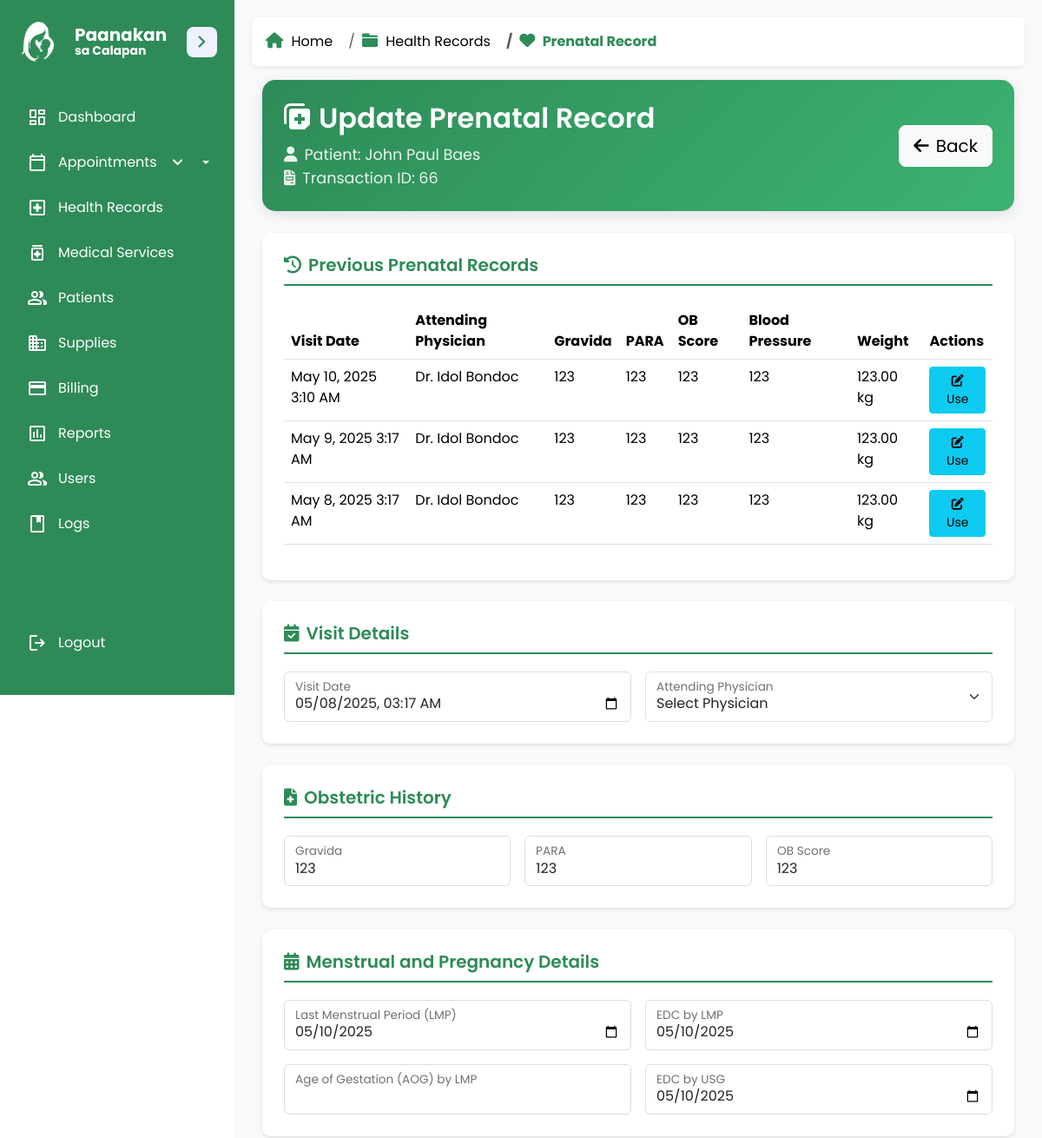
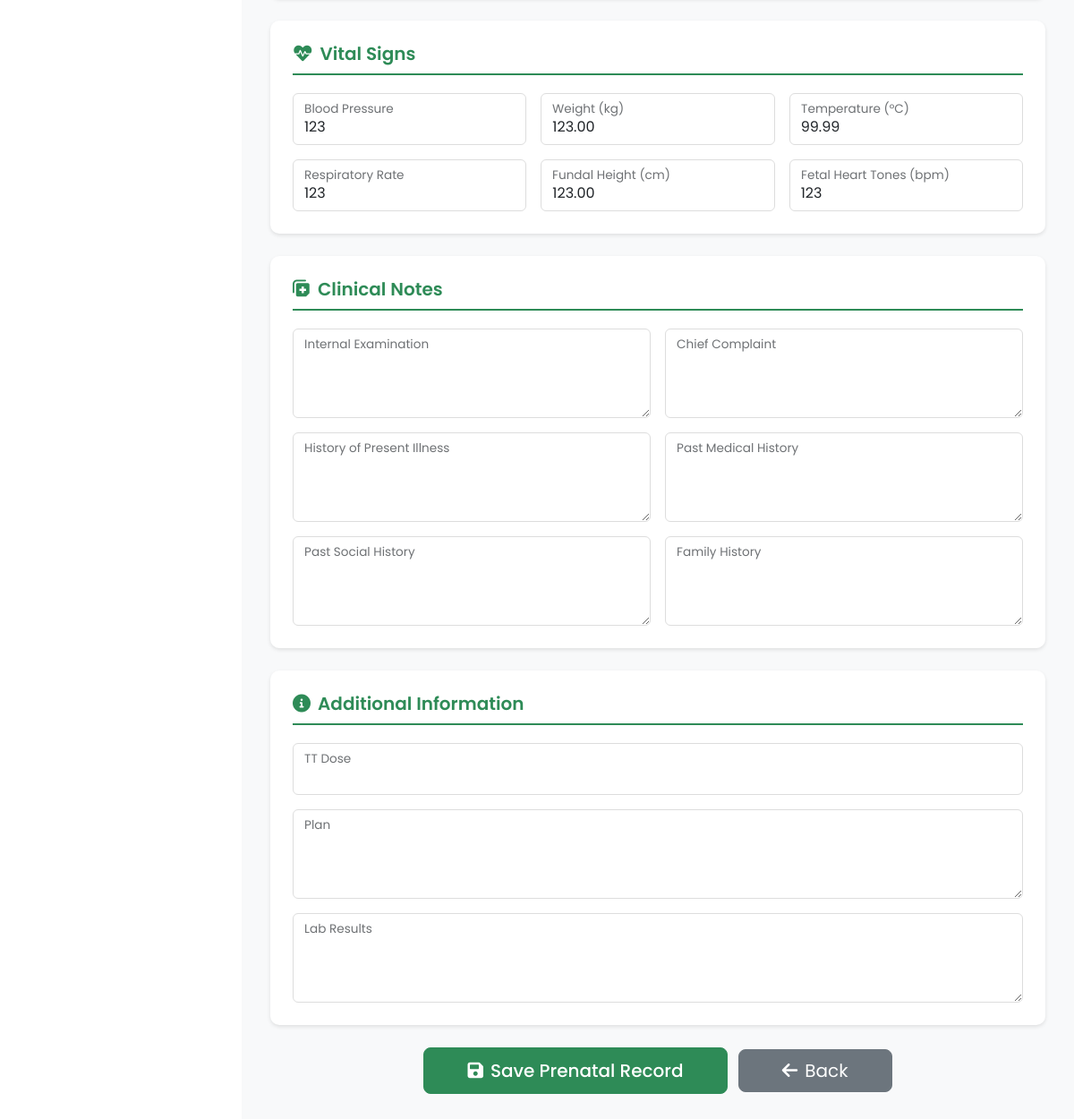
/healthrecords/prenatal_records.php?case_id=C006&transaction_id=66 (signed in), run on the app's committed database (2 pictures, top to bottom).
### tables this page shows
CREATE TABLE `medical_transactions` (
  `transaction_id` int(11) NOT NULL,
  `case_id` varchar(20) NOT NULL,
  `service_id` int(11) NOT NULL,
  `transaction_date` datetime NOT NULL,
  `amount` decimal(10,2) NOT NULL,
  `payment_status` text NOT NULL DEFAULT 'Pending',
  `diagnosis` text DEFAULT NULL,
  `results` text DEFAULT NULL
);

CREATE TABLE `prenatal_records` (
  `record_id` int(11) NOT NULL,
  `patient_id` int(11) NOT NULL,
  `appointment_id` int(11) DEFAULT NULL,
  `transaction_id` int(11) DEFAULT NULL,
  `visit_date` datetime NOT NULL,
  `attending_physician` varchar(100) DEFAULT NULL,
  `gravida` int(11) DEFAULT NULL,
  `para` int(11) DEFAULT NULL,
  `ob_score` varchar(20) DEFAULT NULL,
  `lmp` date DEFAULT NULL,
  `aog_by_lmp` decimal(5,2) DEFAULT NULL,
  `edc_by_lmp` date DEFAULT NULL,
  `aog_by_usg` decimal(5,2) DEFAULT NULL,
  `edc_by_usg` date DEFAULT NULL,
  `blood_pressure` varchar(10) DEFAULT NULL,
  `weight` decimal(5,2) DEFAULT NULL,
  `temperature` decimal(4,2) DEFAULT NULL,
  `respiratory_rate` int(11) DEFAULT NULL,
  `fundal_height` decimal(5,2) DEFAULT NULL,
  `fetal_heart_tones` int(11) DEFAULT NULL,
  `internal_examination` text DEFAULT NULL,
  `chief_complaint` text DEFAULT NULL,
  `history_of_present_illness` text DEFAULT NULL,
  `past_medical_history` text DEFAULT NULL,
  `past_social_history` text DEFAULT NULL,
  `family_history` text DEFAULT NULL,
  `tt_dose` varchar(100) DEFAULT NULL,
  `plan` text DEFAULT NULL,
  `lab_results` text DEFAULT NULL
);

### templates/prenatal_form.php (the view, shortened to what the rows shown need)
<!DOCTYPE html>
<html lang="en">
<head>
    <link href="https://cdn.jsdelivr.net/npm/bootstrap@5.3.3/dist/css/bootstrap.min.css" rel="stylesheet">
    <link rel="stylesheet" href="../css/sidebar.css">
    <link rel="stylesheet" href="../css/components.css">
    <link rel="stylesheet" href="../css/toast-alert.css">
    <link rel="stylesheet" href="https://cdnjs.cloudflare.com/ajax/libs/font-awesome/6.4.0/css/all.min.css">
</head>
<body>
    <div class="dashboard-container">
    <?php include('../healthrecords/sidebar.php'); ?>
        <main class="dashboard-main-content">
            <?php include '../admin/breadcrumb.php'; ?>
            <div class="container">
                <div class="patient-header">
                    <div class="row align-items-center">
                        <div class="col-md-8">
                            <h2><i class="fas fa-notes-medical me-2"></i><?= $existingRecord ? 'Update' : 'Add' ?> Prenatal Record</h2>
                            <?php if (isset($patient) || isset($appointment) || isset($transaction)): ?>
                            <p class="mb-0">
                                <i class="fas fa-user me-2"></i>Patient: <?= htmlspecialchars($patient['fullname'] ?? $appointment['fullname'] ?? $transaction['fullname']) ?>
                                <?php if (isset($transaction)): ?>
                                    <br>
                                    <i class="fas fa-file-invoice me-2"></i>Transaction ID: <?= htmlspecialchars($transaction['transaction_id']) ?>
                                <?php endif; ?>
                            </p>
                            <?php endif; ?>
                        </div>
                    </div>
                </div>
                <?php if (!empty($existingRecords)): ?>
                <div class="section-container mb-4">
                    <div class="table-responsive">
                        <table class="table table-hover">
                            <thead>
                                <tr>
                                    <th>Visit Date</th>
                                    <th>Attending Physician</th>
                                    <th>Gravida</th>
                                    <th>PARA</th>
                                    <th>OB Score</th>
                                    <th>Blood Pressure</th>
                                    <th>Weight</th>
                                    <th>Actions</th>
                                </tr>
                            </thead>
                            <tbody>
                                <?php foreach ($existingRecords as $record): ?>
                                <tr>
                                    <td><?= date('F j, Y g:i A', strtotime($record['visit_date'])) ?></td>
                                    <td><?= htmlspecialchars($record['attending_physician']) ?></td>
                                    <td><?= htmlspecialchars($record['gravida']) ?></td>
                                    <td><?= htmlspecialchars($record['para']) ?></td>
                                    <td><?= htmlspecialchars($record['ob_score']) ?></td>
                                    <td><?= htmlspecialchars($record['blood_pressure']) ?></td>
                                    <td><?= htmlspecialchars($record['weight']) ?> kg</td>
                                    <td>
                                        <button type="button" class="btn btn-sm btn-info"
                                            onclick="populateForm(<?= htmlspecialchars(json_encode($record)) ?>)">
                                            <i class="fas fa-edit"></i> Use
                                        </button>
                                    </td>
                                </tr>
                                <?php endforeach; ?>
                            </tbody>
                        </table>
                    </div>
                </div>
                <?php endif; ?>
                <form action="" method="POST" class="needs-validation" novalidate>
                    <div class="section-container">
                        <div class="row g-3">
                            <div class="col-md-6">
                                <div class="form-floating">
                                    <input type="datetime-local" class="form-control" id="visit_date" name="visit_date"
                                        value="<?= $existingRecord ? date('Y-m-d\TH:i', strtotime($existingRecord['visit_date'])) : '' ?>" required>
                                    <label for="visit_date">Visit Date</label>
                                </div>
                            </div>
                        </div>
                    </div>
                    <div class="section-container">
                        <div class="row g-3">
                            <div class="col-md-4">
                                <div class="form-floating">
                                    <input type="number" class="form-control" id="gravida" name="gravida"
                                        value="<?= $existingRecord ? htmlspecialchars($existingRecord['gravida']) : '' ?>" required>
                                    <label for="gravida">Gravida</label>
                                </div>
                            </div>
                            <div class="col-md-4">
                                <div class="form-floating">
                                    <input type="number" class="form-control" id="para" name="para"
                                        value="<?= $existingRecord ? htmlspecialchars($existingRecord['para']) : '' ?>" required>
                                    <label for="para">PARA</label>
                                </div>
                            </div>
                            <div class="col-md-4">
                                <div class="form-floating">
                                    <input type="text" class="form-control" id="ob_score" name="ob_score"
                                        value="<?= $existingRecord ? htmlspecialchars($existingRecord['ob_score']) : '' ?>" required>
                                    <label for="ob_score">OB Score</label>
                                </div>
                            </div>
                        </div>
                    </div>
                    <div class="section-container">
                        <div class="row g-3">
                            <div class="col-md-6">
                                <?php
                                $lmp_value = $existingRecord['lmp'] ?? ($latestStatic['lmp'] ?? '');
                                ?>
                                <div class="form-floating">
                                    <input type="date" class="form-control" id="lmp" name="lmp"
                                        value="<?= htmlspecialchars($lmp_value) ?>" required>
                                    <label for="lmp">Last Menstrual Period (LMP)</label>
                                </div>
                            </div>
                            <div class="col-md-6">
                                <?php
                                $edc_by_lmp_value = $existingRecord['edc_by_lmp'] ?? ($latestStatic['edc_by_lmp'] ?? '');
                                ?>
                                <div class="form-floating">
                                    <input type="date" class="form-control" id="edc_by_lmp" name="edc_by_lmp"
                                        value="<?= htmlspecialchars($edc_by_lmp_value) ?>" required>
                                    <label for="edc_by_lmp">EDC by LMP</label>
                                </div>
                            </div>
                            <div class="col-md-6">
                                <div class="form-floating">
                                    <input type="text" class="form-control" id="aog_by_lmp" name="aog_by_lmp"
                                        value="<?= $existingRecord ? htmlspecialchars($existingRecord['aog_by_lmp']) : '' ?>" required>
                                    <label for="aog_by_lmp">Age of Gestation (AOG) by LMP</label>
                                </div>
                            </div>
                            <div class="col-md-6">
                                <?php
                                $edc_by_usg_value = $existingRecord['edc_by_usg'] ?? ($latestStatic['edc_by_usg'] ?? '');
                                ?>
                                <div class="form-floating">
                                    <input type="date" class="form-control" id="edc_by_usg" name="edc_by_usg"
                                        value="<?= htmlspecialchars($edc_by_usg_value) ?>">
                                    <label for="edc_by_usg">EDC by USG</label>
                                </div>
                            </div>
                        </div>
                    </div>
                    <div class="section-container">
                        <div class="row g-3">
                            <div class="col-md-4">
                                <div class="form-floating">
                                    <input type="text" class="form-control" id="blood_pressure" name="blood_pressure"
                                        value="<?= $existingRecord ? htmlspecialchars($existingRecord['blood_pressure']) : '' ?>" required>
                                    <label for="blood_pressure">Blood Pressure</label>
                                </div>
                            </div>
                            <div class="col-md-4">
                                <div class="form-floating">
                                    <input type="number" step="0.01" class="form-control" id="weight" name="weight"
                                        value="<?= $existingRecord ? htmlspecialchars($existingRecord['weight']) : '' ?>" required>
                                    <label for="weight">Weight (kg)</label>
                                </div>
                            </div>
                            <div class="col-md-4">
                                <div class="form-floating">
                                    <input type="number" step="0.01" class="form-control" id="temperature" name="temperature"
                                        value="<?= $existingRecord ? htmlspecialchars($existingRecord['temperature']) : '' ?>" required>
                                    <label for="temperature">Temperature (°C)</label>
                                </div>
                            </div>
                            <div class="col-md-4">
                                <div class="form-floating">
                                    <input type="number" class="form-control" id="respiratory_rate" name="respiratory_rate"
                                        value="<?= $existingRecord ? htmlspecialchars($existingRecord['respiratory_rate']) : '' ?>" required>
                                    <label for="respiratory_rate">Respiratory Rate</label>
                                </div>
                            </div>
                            <div class="col-md-4">
                                <div class="form-floating">
                                    <input type="number" step="0.01" class="form-control" id="fundal_height" name="fundal_height"
                                        value="<?= $existingRecord ? htmlspecialchars($existingRecord['fundal_height']) : '' ?>" required>
                                    <label for="fundal_height">Fundal Height (cm)</label>
                                </div>
                            </div>
                            <div class="col-md-4">
                                <div class="form-floating">
                                    <input type="number" class="form-control" id="fetal_heart_tones" name="fetal_heart_tones"
                                        value="<?= $existingRecord ? htmlspecialchars($existingRecord['fetal_heart_tones']) : '' ?>" required>
                                    <label for="fetal_heart_tones">Fetal Heart Tones (bpm)</label>
                                </div>
                            </div>
                        </div>
                    </div>
                </form>
            </div>
        </main>
    </div>
</body>
</html>

### data on the page
medical_transactions: transaction_id "66"
prenatal_records: visit_date "May 10, 2025 3:10 AM", attending_physician "Dr. Idol Bondoc", gravida "123", para "123", ob_score "123", blood_pressure "123", weight "123.00"
prenatal_records: visit_date "May 9, 2025 3:17 AM", attending_physician "Dr. Idol Bondoc", gravida "123", para "123", ob_score "123", blood_pressure "123", weight "123.00"
prenatal_records: visit_date "May 8, 2025 3:17 AM", attending_physician "Dr. Idol Bondoc", gravida "123", para "123", ob_score "123", blood_pressure "123", weight "123.00", visit_date "05/08/2025 03:17", lmp "05/10/2025", edc_by_lmp "05/10/2025", edc_by_usg "05/10/2025", temperature "99.99", respiratory_rate "123", fundal_height "123.00", fetal_heart_tones "123"

### other printed values
$name "Home"
$name "Health Records"
$name "Prenatal Record"
$patient['fullname'] "John Paul Baes"
